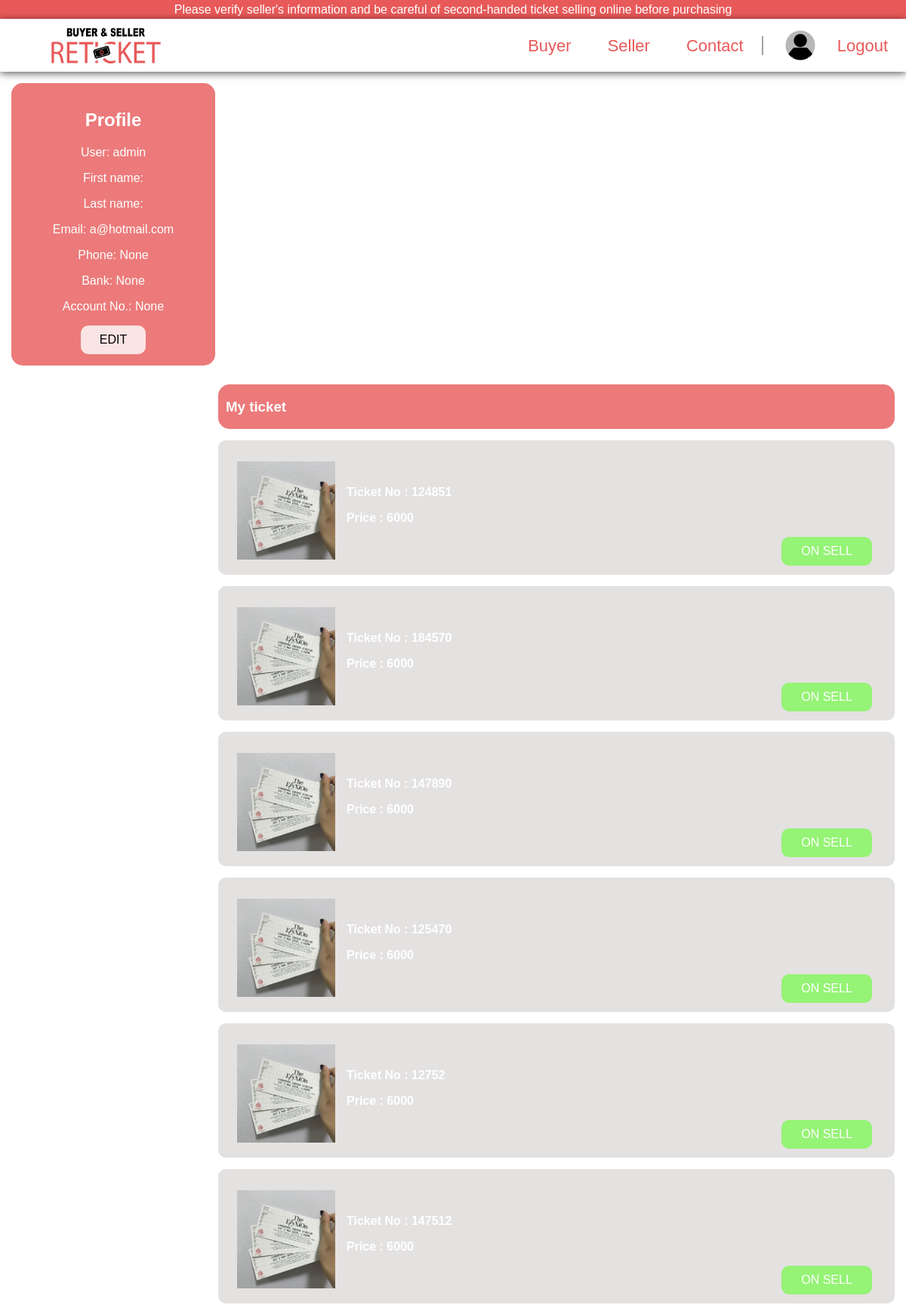
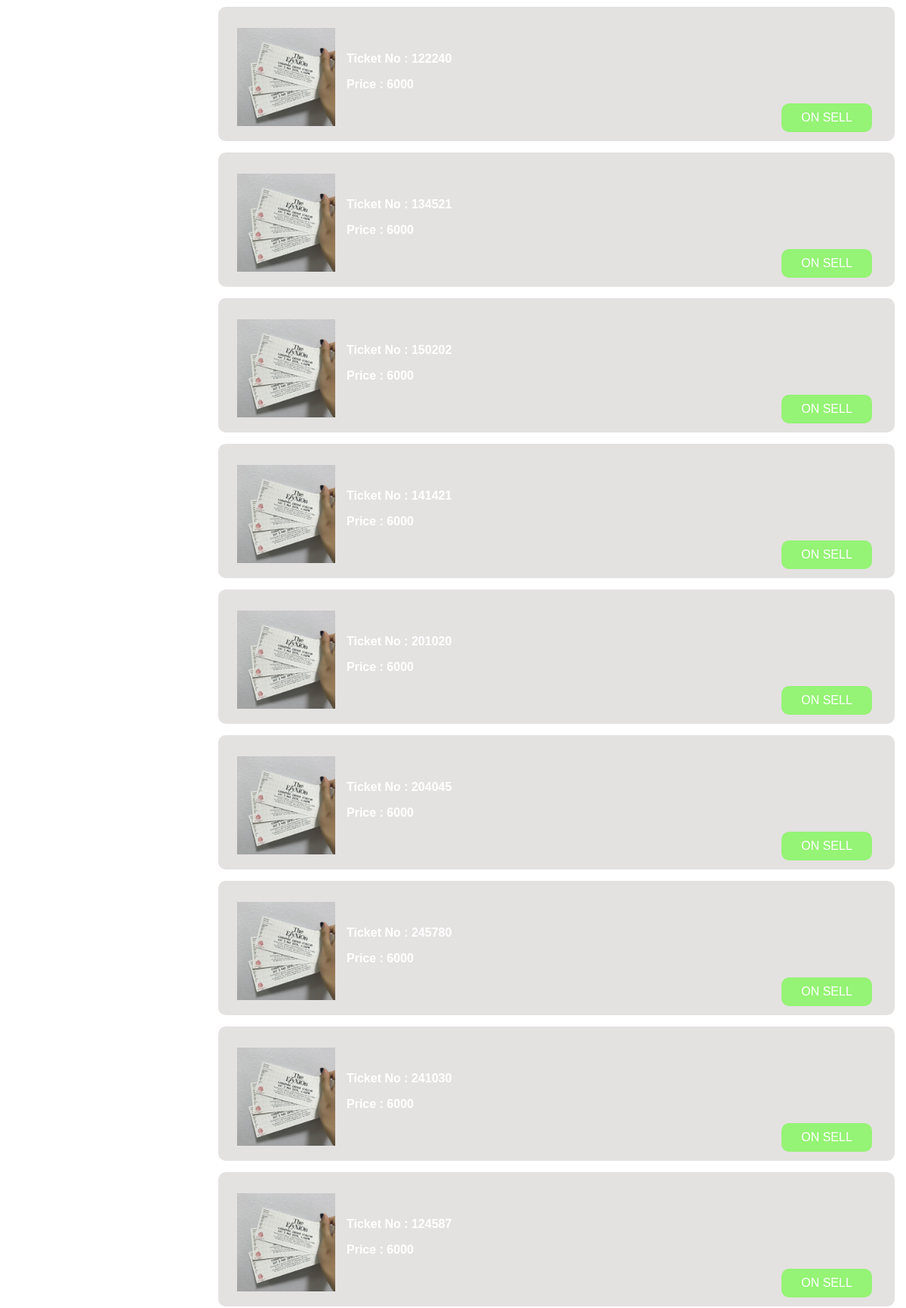
The app's page /profile/2/ (signed in, upper part) with its own data (2 pictures, top to bottom).
### myapp/models.py (models this page shows)
class Customer(models.Model):
    user = models.OneToOneField(User, on_delete=models.CASCADE,default='')
    profile_pic = models.ImageField(default='images/usersymbol.png',upload_to='images/',null=True)
    num_phone = models.CharField(max_length=30,blank=True, null=True)
    bank_name = models.CharField(max_length=30)
    account_number = models.CharField(max_length=30)

class Ticket(models.Model):
    no = models.CharField(unique=True,blank=True,max_length=6,default=0)
    row = models.CharField(default=0,max_length=3)
    seat = models.IntegerField(blank=True)
    price = models.IntegerField(default=0)
    pic = models.ImageField(upload_to='images/')
    status = models.CharField(default="ON SELL",max_length=20)
    customer = models.ForeignKey('Customer', on_delete=models.CASCADE)
    zone = models.ForeignKey('Zone',on_delete=models.CASCADE,default=0)

### myapp/views.py (the view)
# urls.py: url(r'^profile/(?P<id>[0-9]+)/$', views.view_profile, name='profile'),
def view_profile(request,id):
    ticket = Ticket.objects.filter(customer=id)
    user = User.objects.get(id=id)
    return render(request, 'profile.html',{'ticket' : ticket})

### myapp/templates/profile.html (shortened to what this page needs)
<!DOCTYPE html>
<html>
<head>
</head>
<body>
	{% load staticfiles %}
	{% if request.user.is_authenticated %}
	<div class = "error">
		Please verify seller's information and be careful of second-handed ticket selling online before purchasing
	</div>
	<div class="menu">
		<div class="logo">
  			<a href='/home' target= ""><img src="{% static "images/reticlogo.png" %}" width="160" height="70"></a>
		</div>
		<div class="menutitle">
			<div class="aa"><a href="{% url 'logout'%}" target="_blank">Logout</a></div>
			<div class="usersymbolContainer">
					<div class="ab"><a href='/profile/{{user.id}}' target= "_blank">
					{% if user.customer.profile_pic == "" %}
						<img src="{% static "images/usersymbol.png" %}" width="50" height="50" style="border-radius:50%" id="idImg">
					{% else %}
						<img src="{{user.customer.profile_pic.url}}" width="50" height="50" style="border-radius:50%" id="idImg">
					{% endif %}
					</a>
					</div>
				</div>
			<div class="aab"><a href="/home" target="">Contact</a></div>
			<div class="aa"><a href="/sell" target="">Seller</a></div>
			<div class="aa"><a href="/buy" target="">Buyer</a></div>
		</div>
	</div>
  	<div class="profile">
  	<center>
	    <h2>Profile</h2>
	    <p>User: {{ user }}</p>
	    <p>First name: {{ user.first_name }}</p>
	    <p>Last name: {{ user.last_name }}</p>
	    <p>Email: {{ user.email }}</p>
	    <p>Phone: {{ user.customer.num_phone }}</p>
	    <p>Bank: {{ user.customer.bank_name }}</p>
	    <p>Account No.: {{ user.customer.account_number }}</p>
	    <a class="a1" href="/editprofile">EDIT</a>
		</center>
    </div>
	<div class="myticket">
		<h3>My ticket</h3>
	</div>
	{%for t in ticket%}
	<div class="ticket">
    {% if t.pic %}
	    <img class="image" src="{{ t.pic.url }}"
	    align="left" width="130" height="130">
	{% endif %}
	<div class="p">
		<p><b> Ticket No : {{t.no}}</b></p>
	<p><b> Price : {{t.price}} </b></p>
	</div>
	{% if t.status == "ON SELL" %}
	<p class="onsell"> {{t.status}} </p>
	{% endif %}
</div>
{% endfor %}
    {% endif %}
</body>
</html>

### myapp/templates/profile.html (style rules this page uses)
body { padding: 0; margin: 0; font-family: 'Poppins', sans-serif; background-image: url("/static/images/bg.jpg"); }
.error { background-color: #e85959; color: white; text-align: center; width: 100%; float: clear; padding-top: 0.3%; padding-bottom: 0.3%; }
.menu { width: 100%; height: 70px; background-color: white; box-shadow: 0px 2px 10px 0px rgba(0, 0, 0, 0.65); float: left; }
.menutitle { text-align: center ; margin: 23px 0; }
.logo { margin-left: 5%; background-color: transparent; float: left; }
.aa a { color: #e85959; text-decoration: none; text-align: center; display: inline-block; padding-left: 2%; padding-right: 2%; float: right; font-size: 22px; }
.ab a { color: #e85959; text-decoration: none; display: inline-block; padding-left: 2%; padding-right: -0.2%; margin-top: -12px; float: right; }
.aab a { border-right: 2px solid #a1a1a1; height: 25px; color: #e85959; text-decoration: none; text-align: center; display: inline-block; padding-left: 2%; padding-right: 2%; float: right; font-size: 22px; }
.profile { color: white; width: 20%; float: left; margin: 15px 10px 10px 15px; padding: 15px; border-radius: 15px; background-color: rgb(232, 89, 89,0.8); }
.myticket { color: white; background-color: rgb(232, 89, 89,0.8); width: 73%; float: right; margin: 15px 15px 15px 0px; padding: 0px 10px 0px 10px; border-radius: 15px; }
.ticket { color: white; width: 73%; float: right; margin: 0px 15px 15px 0px; padding: 10px; border-radius: 10px; background-color: rgb(165, 155, 155,0.3) }
.a1:link, .a1:visited { background-color: rgb(255, 255, 255,0.8); border-radius: 10px; color: black; padding: 10px 25px; text-align: center; text-decoration: none; display: inline-block; }
.onsell { background-color: rgb(98, 255, 45,0.6); border-radius: 10px; color: white; text-align: center; padding: 10px; width: 100px; float: right; margin-right: 20px; margin-top: 0px; margin-bottom: 2px; }
.p { margin-top: 50px; }
.image { margin: 18px 15px 0px 15px; align-items: left; }
.usersymbolContainer { text-align: top; background-color: red; cursor: pointer; }

### records on screen
Ticket: pic (picture), no "124851", price "6000", status "ON SELL"
Ticket: pic (picture), no "184570", price "6000", status "ON SELL"
Ticket: pic (picture), no "147890", price "6000", status "ON SELL"
Ticket: pic (picture), no "125470", price "6000", status "ON SELL"
Ticket: pic (picture), no "12752", price "6000", status "ON SELL"
Ticket: pic (picture), no "147512", price "6000", status "ON SELL"
Ticket: pic (picture), no "122240", price "6000", status "ON SELL"
Ticket: pic (picture), no "134521", price "6000", status "ON SELL"
Ticket: pic (picture), no "150202", price "6000", status "ON SELL"
Ticket: pic (picture), no "141421", price "6000", status "ON SELL"
Ticket: pic (picture), no "201020", price "6000", status "ON SELL"
Ticket: pic (picture), no "204045", price "6000", status "ON SELL"
Ticket: pic (picture), no "245780", price "6000", status "ON SELL"
Ticket: pic (picture), no "241030", price "6000", status "ON SELL"
Ticket: pic (picture), no "124587", price "6000", status "ON SELL"

### other values on screen
{{ user }} "admin"
{{ user.email }} "a@hotmail.com"
{{ user.customer.num_phone }} "None"
{{ user.customer.bank_name }} "None"
{{ user.customer.account_number }} "None"
